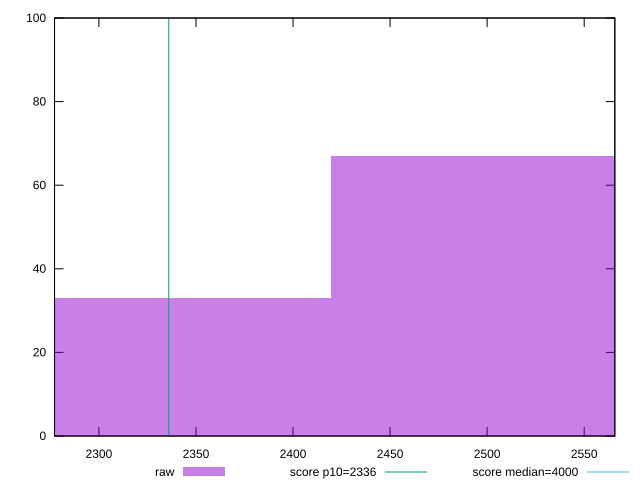

This figure's gnuplot source:
reset

$raw <<EOF
2509.1679366468575 67
2329.941655457796 33
EOF

set key outside below
set boxwidth 179.22628118906124
set xrange [2277.1490000000003:2565.7765]
set yrange [0:100]
set trange [0:100]
set style fill transparent solid 0.5 noborder

set parametric
set terminal svg size 640, 490 enhanced background rgb 'white'
set output "report_00018_2021-02-10T15-25-16.877Z/first-contentful-paint/samples/pages/raw/histogram.svg"

plot $raw title "raw" with boxes, \
     2336,t title "score p10=2336", \
     4000,t title "score median=4000"

reset
